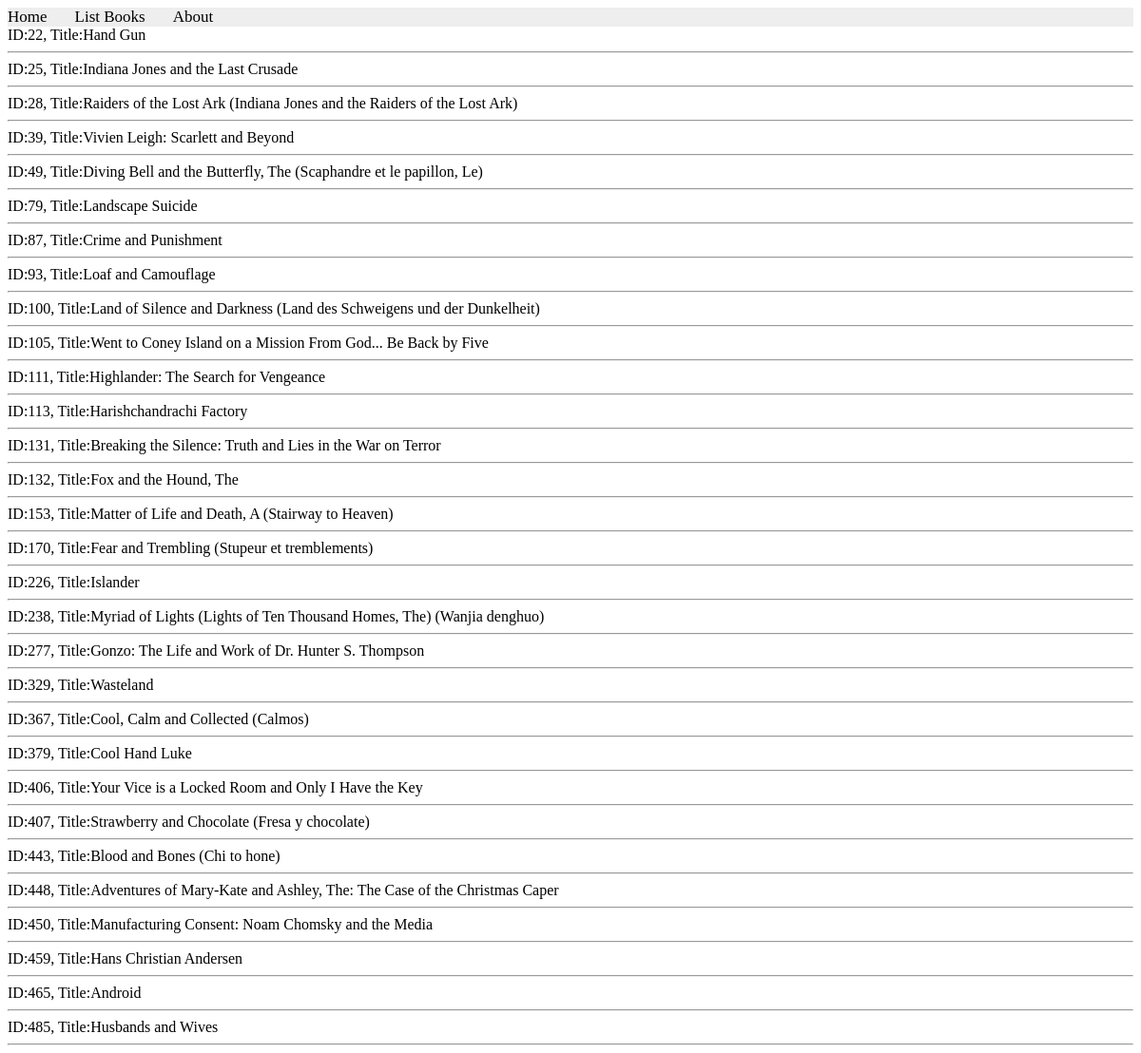
The page /books/simple/query1 on the database its author committed.
### apps/bookmodule/models.py (models this page shows)
class Book3(models.Model):
    title=models.CharField(max_length=50)
    author=models.CharField(max_length=50)
    price=models.FloatField(default=0.0)
    edition=models.SmallIntegerField(default=1)

### apps/bookmodule/views.py (the view)
# urls.py: path('simple/query1', views.simp),
def simp(request):
    book=Book3.objects.filter(title__icontains='and')
    return render(request, 'bookmodule/book3.html', {'books':book})

### apps/templates/bookmodule/book3.html (shortened to what this page needs)
{% extends "Layouts/base.html" %}
{% load static %}
{% block content %}
{% for obj in books %}
   ID:{{obj.id}}, Title:{{obj.title}}
   <hr>
   {% endfor %}
{% endblock content %}

### rows shown on the page
Book3: id "22", title "Hand Gun"
Book3: id "25", title "Indiana Jones and the Last Crusade"
Book3: id "28", title "Raiders of the Lost Ark (Indiana Jones and the Raiders of the Lost Ark)"
Book3: id "39", title "Vivien Leigh: Scarlett and Beyond"
Book3: id "49", title "Diving Bell and the Butterfly, The (Scaphandre et le papillon, Le)"
Book3: id "79", title "Landscape Suicide"
Book3: id "87", title "Crime and Punishment"
Book3: id "93", title "Loaf and Camouflage"
Book3: id "100", title "Land of Silence and Darkness (Land des Schweigens und der Dunkelheit)"
Book3: id "105", title "Went to Coney Island on a Mission From God... Be Back by Five"
Book3: id "111", title "Highlander: The Search for Vengeance"
Book3: id "113", title "Harishchandrachi Factory"
Book3: id "131", title "Breaking the Silence: Truth and Lies in the War on Terror"
Book3: id "132", title "Fox and the Hound, The"
Book3: id "153", title "Matter of Life and Death, A (Stairway to Heaven)"
Book3: id "170", title "Fear and Trembling (Stupeur et tremblements)"
Book3: id "226", title "Islander"
Book3: id "238", title "Myriad of Lights (Lights of Ten Thousand Homes, The) (Wanjia denghuo)"
Book3: id "277", title "Gonzo: The Life and Work of Dr. Hunter S. Thompson"
Book3: id "329", title "Wasteland"
Book3: id "367", title "Cool, Calm and Collected (Calmos)"
Book3: id "379", title "Cool Hand Luke"
Book3: id "406", title "Your Vice is a Locked Room and Only I Have the Key"
Book3: id "407", title "Strawberry and Chocolate (Fresa y chocolate)"
Book3: id "443", title "Blood and Bones (Chi to hone)"
Book3: id "448", title "Adventures of Mary-Kate and Ashley, The: The Case of the Christmas Caper"
Book3: id "450", title "Manufacturing Consent: Noam Chomsky and the Media"
Book3: id "459", title "Hans Christian Andersen"
Book3: id "465", title "Android"
Book3: id "485", title "Husbands and Wives"
